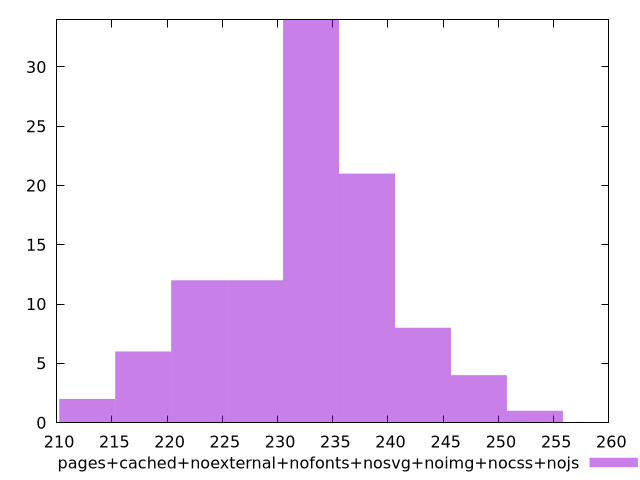

The script that saved this image:
$_pagesCachedNoexternalNofontsNosvgNoimgNocssNojs <<EOF
238.10197597765213 21
243.16797546653834 8
222.90397751099349 12
227.9699769998797 12
233.03597648876593 34
217.83797802210728 6
253.29997444431078 1
212.77197853322104 2
248.23397495542457 4
EOF
set key outside below
set terminal pngcairo
set output "report_00005_2020-11-02T22-26-11.212Z/mainthread-work-breakdown/pages+cached+noexternal+nofonts+nosvg+noimg+nocss+nojs//raw_hist.png"
set yrange [0:34]
set boxwidth 5.065999488886216
set style fill transparent solid 0.5 noborder
plot $_pagesCachedNoexternalNofontsNosvgNoimgNocssNojs title "pages+cached+noexternal+nofonts+nosvg+noimg+nocss+nojs" with boxes ,
